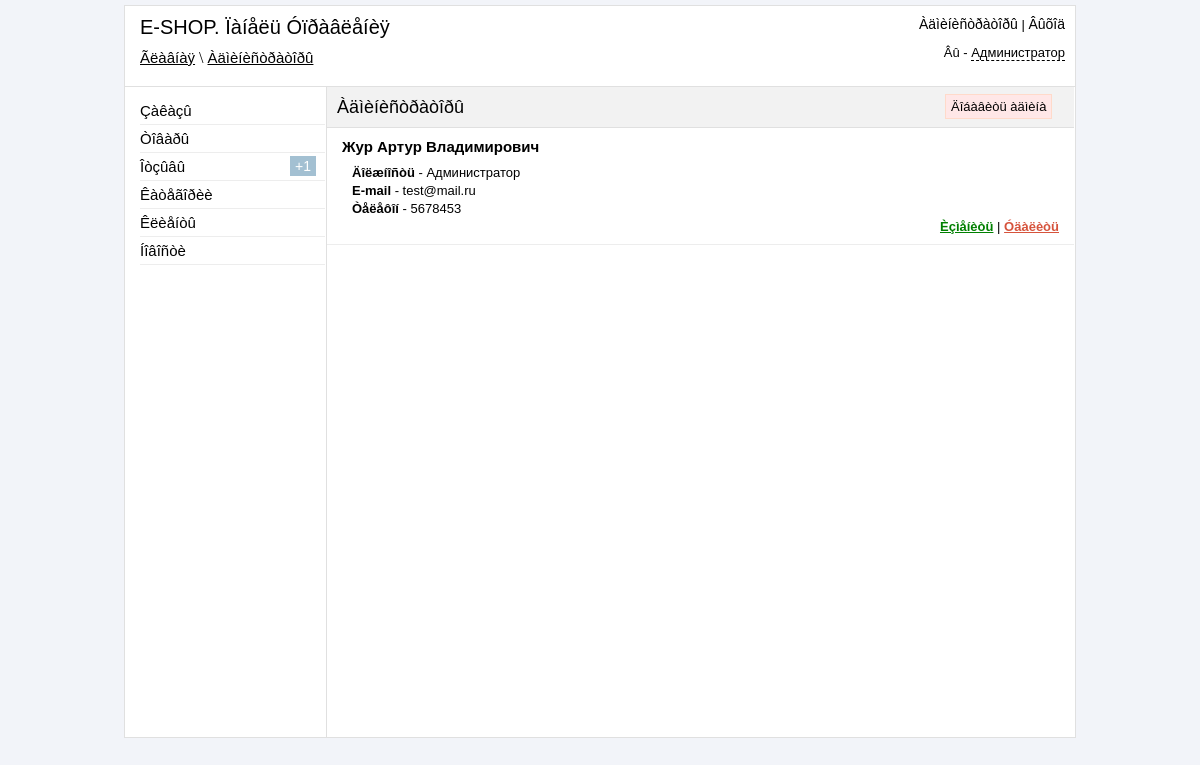
Screenshot of /admin/administrators.php (signed in) with the database file from the repository.
### tables this page shows
CREATE TABLE IF NOT EXISTS `reg_admin` (
  `id` int(11) NOT NULL AUTO_INCREMENT,
  `login` varchar(255) NOT NULL,
  `pass` varchar(255) NOT NULL,
  `fio` text NOT NULL,
  `role` varchar(255) NOT NULL,
  `email` varchar(50) NOT NULL,
  `phone` varchar(50) NOT NULL,
  `view_orders` int(11) NOT NULL DEFAULT '0',
  `accept_orders` int(11) NOT NULL DEFAULT '0',
  `delete_orders` int(11) NOT NULL DEFAULT '0',
  `add_tovar` int(11) NOT NULL DEFAULT '0',
  `edit_tovar` int(11) NOT NULL DEFAULT '0',
  `delete_tovar` int(11) NOT NULL DEFAULT '0',
  `accept_reviews` int(11) NOT NULL DEFAULT '0',
  `delete_reviews` int(11) NOT NULL DEFAULT '0',
  `view_clients` int(11) NOT NULL DEFAULT '0',
  `delete_clients` int(11) NOT NULL DEFAULT '0',
  `add_news` int(11) NOT NULL DEFAULT '0',
  `delete_news` int(11) NOT NULL DEFAULT '0',
  `add_category` int(11) NOT NULL DEFAULT '0',
  `delete_category` int(11) NOT NULL DEFAULT '0',
  `view_admin` int(11) NOT NULL DEFAULT '0',
  PRIMARY KEY (`id`)
);

### www/admin/administrators.php (the view, shortened to what this page needs)
<?php
    if ($_SESSION['auth_admin'] == "yes_auth"){
        include("include/db_connect.php");
?>
<!DOCTYPE html PUBLIC "-//W3C//DTD XHTML 1.0 Transitional//EN" "http://www.w3.org/TR/xhtml1/DTD/xhtml1-transitional.dtd">
<html xmlns="http://www.w3.org/1999/xhtml" xml:lang="en" lang="en">
<head>
    <link href="css/reset.css" rel="stylesheet" type="text/css" />
    <link href="css/style.css" rel="stylesheet" type="text/css" />
    <link href="jquery_confirm/jquery_confirm.css" rel="stylesheet" type="text/css" />
</head>
<body>
    <div id="block-body">
        <?php
	       include("include/block-header.php");
        ?>
        <div id="block-content">
            <div id="block-parameters">
                <p id="title-page" >Àäìèíèñòðàòîðû</p>
                <p align="right" id="add-style"><a href="add_administrators.php" >Äîáàâèòü àäìèíà</a></p>
            </div>
            <?php
                if ($_SESSION['view_admin'] == '1'){
                	$result = mysql_query("SELECT * FROM reg_admin ORDER BY id DESC",$link);
                    If (mysql_num_rows($result) > 0){
                        $row = mysql_fetch_array($result);
                        do{
                            echo '
                                <ul id="list-admin" >
                                    <li>
                                        <h3>'.$row["fio"].'</h3>
                                        <p><strong>Äîëæíîñòü</strong> - '.$row["role"].'</p>
                                        <p><strong>E-mail</strong> - '.$row["email"].'</p>
                                        <p><strong>Òåëåôîí</strong> - '.$row["phone"].'</p>
                                        <p class="links-actions" align="right" ><a class="green" href="edit_administrators.php?id='.$row["id"].'" >Èçìåíèòü</a> | <a class="delete" rel="administrators.php?id='.$row["id"].'&action=delete" >Óäàëèòü</a></p>
                                    </li>
                                </ul>
                            ';
                        } while ($row = mysql_fetch_array($result));
                    }
                }else{
                    echo '<p id="form-error" align="center">Ó âàñ íåò ïðàâ íà ïðîñìîòð àäìèíèñòðàòîðîâ!</p>';
                }
            ?>
        </div>
    </div>
</body>
</html>
<?php
    }else{
        header("Location: login.php");
    }
?>

### www/admin/css/style.css (style rules this page uses)
body { background-color: #F2F4F9; }
#block-body { width: 950px; margin: 5px auto; background-color: white; border: 1px solid #E0E0E0; }
#block-header1 a { font: 15px sans-serif; color: black; }
#block-content { width: 747px; min-height: 650px; height: auto; margin-left: 201px; border-left: 1px solid #E0E0E0; }
#block-parameters { height: 40px; border-bottom: 1px solid #E0E0E0; background-color: #F2F2F2; }
#title-page { font: 18px sans-serif; margin-top: 10px; margin-left: 10px; position: absolute; }
.delete { font:bold 13px sans-serif; color: #D6533C; cursor: pointer; text-decoration: underline; }
.green { font:bold 13px sans-serif; color: green; }
#add-style { margin-top: 12px; margin-left: 618px; position: absolute; }
#add-style > a { font: 13px arial; color: black; text-decoration: none; border: 1px solid #FFDACA; background-color: #FFE7E7; padding-left: 5px; padding-right: 5px; padding-top: 4px; padding-bottom: 4px; }
.links-actions { margin-right: 15px; }
#list-admin li { border-bottom: 1px solid #EDEDED; padding-bottom: 10px; }
#list-admin h3 { font: bold 15px sans-serif; margin-top: 10px; margin-bottom: 10px; margin-left: 15px; }
#list-admin p { font: 13px sans-serif; margin-top: 3px; margin-left: 25px; margin-bottom: 0; }

### rows the page displays
reg_admin: fio "Жур Артур Владимирович", role "Администратор", email "test@mail.ru", phone "5678453"

### other values shown
$_SESSION['urlpage'] "Ãëàâíàÿ \\ Àäìèíèñòðàòîðû"
$_SESSION['admin_role'] "Администратор"
$count2 "1"
